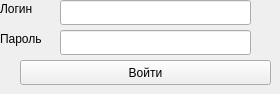
    <widget class="QWidget" name="tab">
     <property name="cursor">
      <cursorShape>PointingHandCursor</cursorShape>
     </property>
     <attribute name="title">
      <string>Админ</string>
     </attribute>
     <widget class="QLabel" name="label_28">
      <property name="geometry">
       <rect>
        <x>0</x>
        <y>0</y>
        <width>67</width>
        <height>17</height>
       </rect>
      </property>
      <property name="text">
       <string>Логин</string>
      </property>
     </widget>
     <widget class="QLineEdit" name="loginTextBox">
      <property name="geometry">
       <rect>
        <x>60</x>
        <y>0</y>
        <width>191</width>
        <height>25</height>
       </rect>
      </property>
     </widget>
     <widget class="QLabel" name="label_29">
      <property name="geometry">
       <rect>
        <x>0</x>
        <y>30</y>
        <width>67</width>
        <height>17</height>
       </rect>
      </property>
      <property name="text">
       <string>Пароль</string>
      </property>
     </widget>
     <widget class="QLineEdit" name="passwordTextBox">
      <property name="geometry">
       <rect>
        <x>60</x>
        <y>30</y>
        <width>191</width>
        <height>25</height>
       </rect>
      </property>
      <property name="echoMode">
       <enum>QLineEdit::Password</enum>
      </property>
     </widget>
     <widget class="QPushButton" name="pushButton_9">
      <property name="geometry">
       <rect>
        <x>20</x>
        <y>60</y>
        <width>251</width>
        <height>25</height>
       </rect>
      </property>
      <property name="cursor">
       <cursorShape>PointingHandCursor</cursorShape>
      </property>
      <property name="text">
       <string>Войти</string>
      </property>
     </widget>
    </widget>
